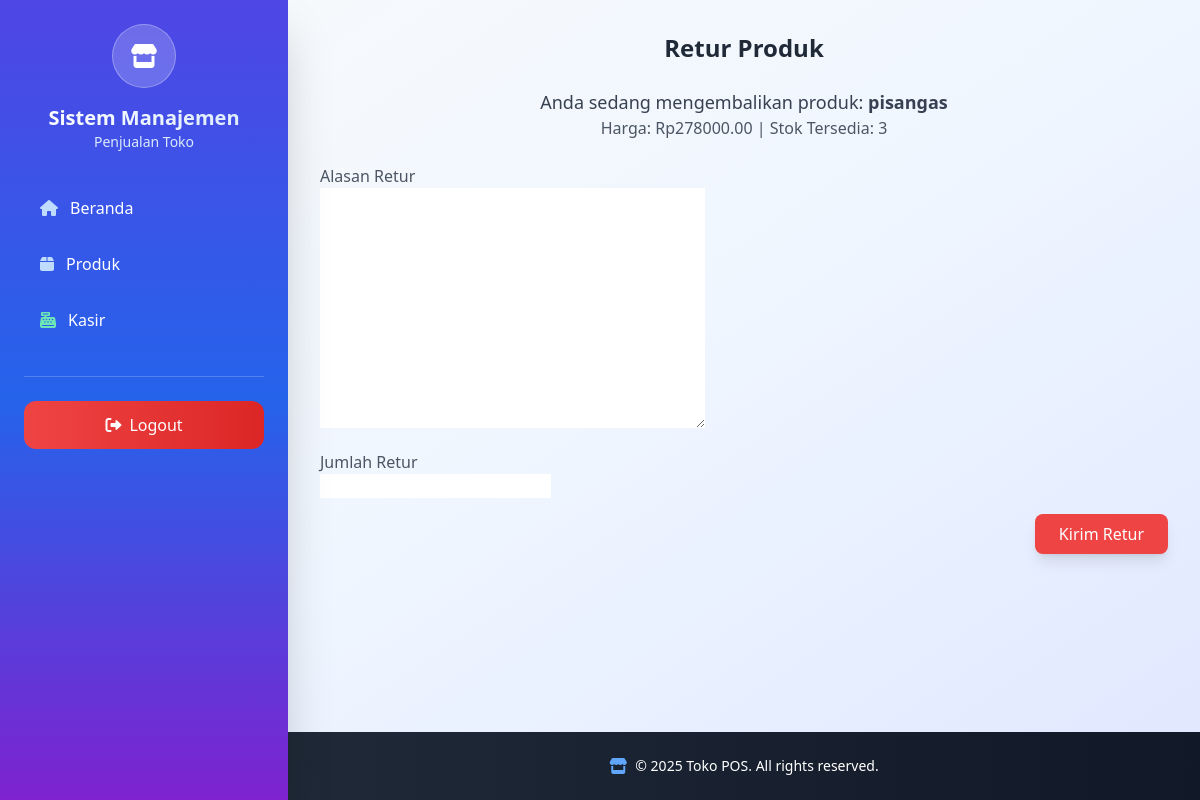
/retur/6/ (signed in), run on an earlier commit of the app's database.
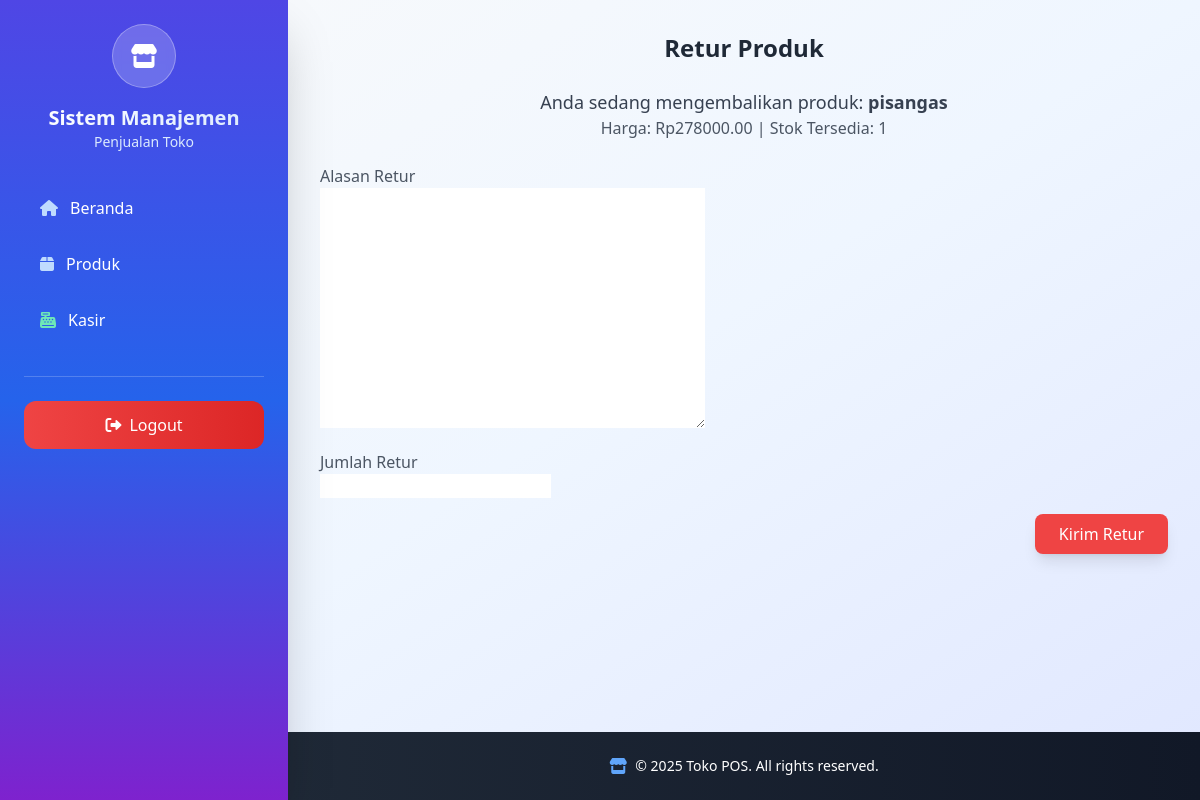
And on a later commit of the database.
### Toko/models.py (models this page shows, shortened)
class Product(models.Model):
    name = models.CharField(max_length=255, verbose_name=_("Nama Produk"))
    barcode = models.CharField(max_length=100, blank=True, null=True, unique=True, verbose_name=_("Barcode"))  # Tambahkan ini
    description = models.TextField(verbose_name=_("Deskripsi"))
    price = models.DecimalField(max_digits=10, decimal_places=2, verbose_name=_("Harga Jual"))
    cost = models.DecimalField(max_digits=10, decimal_places=2, verbose_name=_("Harga Modal"), default=0)
    stock = models.PositiveIntegerField(verbose_name=_("Stok"))
    category = models.ForeignKey(Category, on_delete=models.CASCADE, related_name="products", verbose_name=_("Kategori"))
    supplier = models.ForeignKey(Supplier, on_delete=models.SET_NULL, null=True, blank=True, verbose_name=_("Supplier"))
    image = models.ImageField(upload_to='product_images/', blank=True, null=True, verbose_name=_("Gambar Produk"))
    qr_image = models.ImageField(upload_to='product_qr/', blank=True, null=True, verbose_name=_("QR Code"))
    class Meta:
        verbose_name = _("Produk")
        verbose_name_plural = _("Produk")

### Toko/views.py (the view)
# urls.py: path('retur/<int:product_id>/', views.create_return, name='create_return'),
@login_required
def create_return(request, product_id):
    produk = get_object_or_404(Product, pk=product_id)
    if request.method == 'POST':
        form = ReturnForm(request.POST)
        if form.is_valid():
            order_item = OrderItem.objects.filter(product=produk).first()
            if not order_item:
                return redirect('product_list')
            return_obj = form.save(commit=False)
            return_obj.order_item = order_item
            return_obj.save()
            produk.stock += form.cleaned_data['quantity']
            produk.save()
            return redirect('product_list')
    else:
        form = ReturnForm()
    return render(request, 'create_return.html', {'form': form, 'produk': produk})

### Toko/forms.py (shortened to what this page needs)
class ReturnForm(forms.ModelForm):
    quantity = forms.IntegerField(min_value=1, label="Jumlah Retur", required=True)
    class Meta:
        model = Return
        fields = ['reason', 'quantity']  # Hanya alasan retur yang dibutuhkan

### Toko/templates/create_return.html (shortened to what this page needs)
{% extends "sidebar.html" %}
{% block content %}
  <h2 class="text-2xl font-bold mb-6 text-center text-gray-800">Retur Produk</h2>
  <div class="mb-6 text-center">
    <p class="text-lg text-gray-700">Anda sedang mengembalikan produk: <strong>{{ produk.name }}</strong></p>
    <p class="text-gray-600">Harga: Rp{{ produk.price }} | Stok Tersedia: {{ produk.stock }}</p>
  </div>
  <form method="POST">
    <div class="mb-4">
      <label for="id_reason" class="block text-gray-600">Alasan Retur</label>
      {{ form.reason }}
    </div>
    <div class="mb-4">
      <label for="id_quantity" class="block text-gray-600">Jumlah Retur</label>
      {{ form.quantity }}
    </div>
    <div class="mb-6 text-right">
      <button type="submit" class="bg-red-500 hover:bg-red-600 text-white px-6 py-2 rounded-lg shadow-lg transition duration-300">
        Kirim Retur
      </button>
    </div>
  </form>
{% endblock %}

What changed in the data, as far as the page shows it:
changed Product "pisangas": stock "3" → "1"
